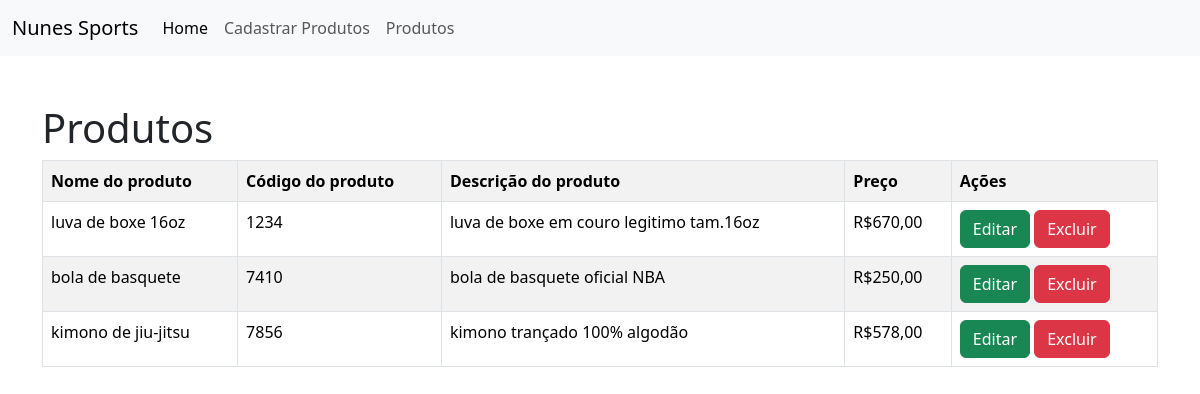
/?page=produtos, run on the app's committed database.
### tables this page shows
CREATE TABLE `produtos` (
  `id` int(10) UNSIGNED NOT NULL,
  `nome` varchar(45) NOT NULL,
  `codigo` varchar(255) NOT NULL,
  `descricao` text NOT NULL,
  `preco` text NOT NULL
);

### produtos.php (the view)
<h1>Produtos</h1>
<?php
    $sql = "SELECT * FROM produtos";
    $res = $conn->query($sql);
    $qtd = $res->num_rows;
    if($qtd > 0){
        print "<table class='table
            table-houver
            table-striped
            table-bordered'>";
            print "<tr>";
            print "<th>Nome do produto</th>";
            print "<th>Código do produto</th>";
            print "<th>Descrição do produto</th>";
            print "<th>Preço</th>";
            print "<th>Ações</th>";
            print "</tr>";
        while($row = $res->fetch_object()){
            print "<tr>";
            print "<td>".$row->nome."</td>";
            print "<td>".$row->codigo."</td>";
            print "<td>".$row->descricao."</td>";
            print "<td>".$row->preco."</td>";
            print "<td>
                    <button onclick=\"location.href='?page=editar&id=".$row->id."';\" class='btn btn-success'>Editar</button>
                    <button onclick=\"if(
                        confirm('Tem ceteza que deseja excluir?')){
                            location.href='?page=salvar&acao=excluir&id=".$row->id."';}else{false}\" class='btn btn-danger'>Excluir</button>
                    </td>";
            print "</tr>";
        }
        print "</table>";
    }
    else{
        print "<p class='alert alert-danger'>Não encontrou resultados!</p>";
    }

### index.php (shortened to what this page needs)
<!doctype html>
<html lang="en">
  <head>
    <link href="https://cdn.jsdelivr.net/npm/bootstrap@5.3.2/dist/css/bootstrap.min.css" rel="stylesheet">
  </head>
  <body>
  <nav class="navbar navbar-expand-lg bg-body-tertiary">
  <div class="container-fluid">
    <a class="navbar-brand" href="index.php">Nunes Sports</a>
    <div class="collapse navbar-collapse" id="navbarNav">
      <ul class="navbar-nav">
        <li class="nav-item">
          <a class="nav-link active" aria-current="page" href="index.php">Home</a>
        </li>
        <li class="nav-item">
          <a class="nav-link" href="?page=cadastrar">Cadastrar Produtos</a>
        </li>
        <li class="nav-item">
          <a class="nav-link" href="?page=produtos">Produtos</a>
        </li>
      </ul>
    </div>
  </div>
</nav>
<div class="container">
    <div class="row">
        <div class="col mt-5">
            <?php
            include("config.php");
                switch(@$_REQUEST["page"]){
                    case "produtos":
                        include("produtos.php");
                    break;
        }
?>
        </div>
    </div>
</div>
  </body>
</html>

### data on the page
produtos: nome "luva de boxe 16oz", codigo "1234", descricao "luva de boxe em couro legitimo tam.16oz", preco "R$670,00"
produtos: nome "bola de basquete", codigo "7410", descricao "bola de basquete oficial NBA", preco "R$250,00"
produtos: nome "kimono de jiu-jitsu", codigo "7856", descricao "kimono trançado 100% algodão", preco "R$578,00"
